Frame 1 (no input): blank canvas, image omitted
Frame 60 (the mouse pressed at the canvas centre just before this capture): blank canvas, image omitted
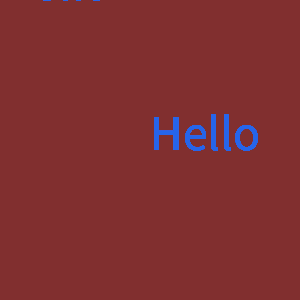
Frame 120 (the mouse held since frame 60 and released just before this capture)

The Processing sketch whose frames 1 and 60 were blank and that drew this single picture after the mouse press (run headless with seeded random() and noise(); from frame 60 on, the mouse is pressed at the canvas centre):

// Processing sketch: week13_2_mouse
// ── week13_2_mouse.pde
void setup(){
  size(300,300);
  background(#812F2F);
  fill(#2665EA);
  textSize(50);
}
void draw(){
  text("Hello",mouseX,mouseY);
}
